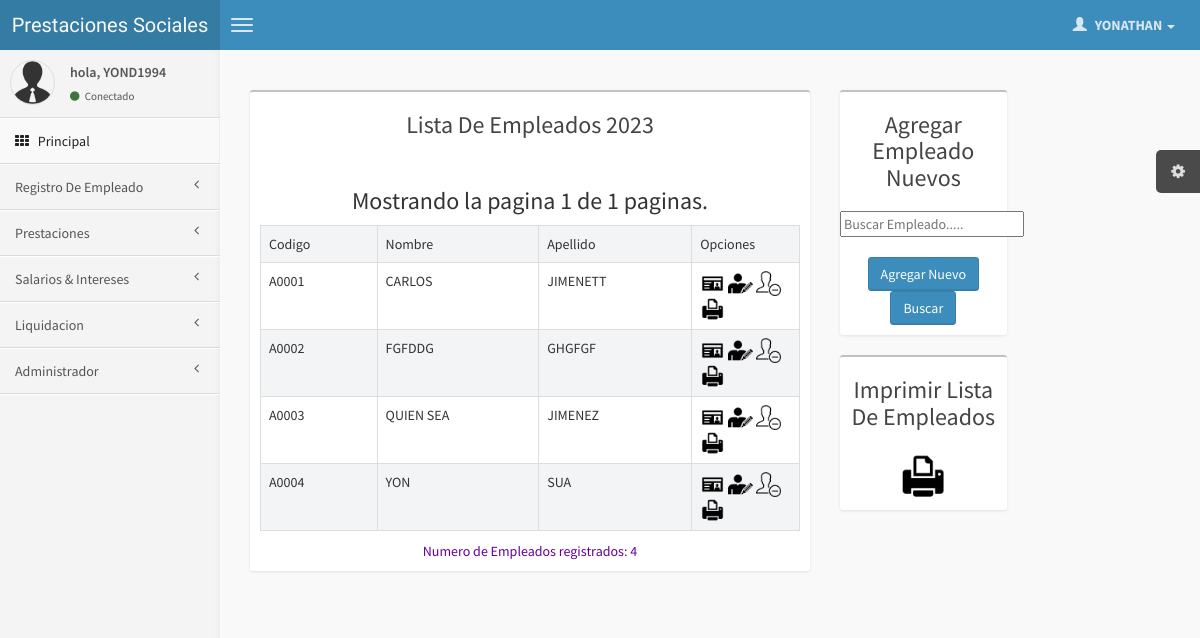
The app's page /paginas/empleadoslista.php (signed in) with its own data.
### tables this page shows
CREATE TABLE `administrador` (
  `id` int(11) NOT NULL auto_increment,
  `usuario` varchar(50) NOT NULL,
  `pass` varchar(100) NOT NULL,
  `nombre` varchar(30) NOT NULL,
  `apellido` varchar(30) NOT NULL,
  `pregunta` varchar(50) NOT NULL,
  `respuesta` varchar(50) NOT NULL,
  `correo` varchar(50) NOT NULL,
  `id_extreme` varchar(50) NOT NULL,
  `tipo` int(2) NOT NULL,
  `imagen` varchar(40) NOT NULL,
  PRIMARY KEY  (`id`)
);

CREATE TABLE `empleados` (
  `id_empleado` int(10) NOT NULL auto_increment,
  `cedula` int(20) NOT NULL,
  `nombre` varchar(50) NOT NULL,
  `apellido` varchar(50) NOT NULL,
  `correo` varchar(50) NOT NULL,
  `fechai` date NOT NULL,
  `cod` varchar(20) NOT NULL,
  `ultimal` date default NULL,
  `estado` varchar(3) NOT NULL,
  PRIMARY KEY  (`cedula`),
  UNIQUE KEY `id_empleado` (`id_empleado`),
  UNIQUE KEY `cod` (`cod`)
);

### sesion.class.php (called while the page is built, shortened)
<?php
class sesion {
  public function get($nombre) {
     if (isset ( $_SESSION [$nombre] )) {
        return $_SESSION [$nombre];
     } else {
         return false;
     }
  }
}
?>

### paginas/empleadoslista.php (the view, shortened to what this page needs)
<?php
include("cabecera.php");
  include_once("../config.php");
		$consulta = "select usuario,tipo,nombre,apellido,correo,imagen from administrador where usuario = '$usuario';";
		$result = $conexion->query($consulta);
		if($result->num_rows > 0)
		{
			$fila = $result->fetch_assoc();
			 $a=$fila["tipo"];
		}
?>
<div class="col-md-10">
      <?php
$con = new mysqli(DB_SERVER, DB_SERVER_USERNAME, DB_SERVER_PASSWORD, DB_DATABASE);
$consulta_noticias = "SELECT * FROM empleados";
$rs_noticias = $con -> query($consulta_noticias);
$num_total_registros = mysqli_num_rows($rs_noticias);
if ($num_total_registros > 0) {
	$TAMANO_PAGINA = 9;
        $pagina = false;
	if (!$pagina) {
		$inicio = 0;
		$pagina = 1;
	}
	else {
		$inicio = ($pagina - 1) * $TAMANO_PAGINA;
	}
	$total_paginas = ceil($num_total_registros / $TAMANO_PAGINA);
	$consulta = "SELECT cod, nombre, apellido FROM empleados ORDER BY cod ASC LIMIT ".$inicio."," . $TAMANO_PAGINA;
	$rs = $con -> query($consulta);
$aaaa= date('Y');
?>
  							 <section class="content">
  <div class="row">
  <div class="col-md-9">
  <div class="box">
                                <div class="box-header">
                                    <h3> <center>Lista De Empleados <a href="#" class="alert-link"><? echo $aaaa; ?></a></center></h3>
                                </div>
   <div class="box-body table-responsive">
<?php
echo '<center>';
echo '<h3><p>Mostrando la pagina '.$pagina.' de ' .$total_paginas.' paginas.</h3>'; ?>
</center>
<table id="example1" class="table  table-bordered table-striped">
  <tbody>
    <tr style="background:#6666666;">
      <td bgcolor="#CCCCCC" >Codigo</td>
      <td bgcolor="#CCCCCC">Nombre</td>
      <td bgcolor="#CCCCCC">Apellido</td>
	  <td width="20%" scope="col">Opciones</td>
    </tr>
<?php
 while ($row = mysqli_fetch_array($rs)) {
echo "<tr>".
      "<td>".$row["cod"]."</td>".
      "<td>".$row["nombre"]."</td>".
	   "<td>".$row["apellido"]."</td>".
      "<td><a  href=prestacion2.php?codigo=".$row["cod"]."><img src='../img/consul.png' width='25' alt='Edicion' title=' CONSULTAR ".$row["nombre"]."'></a>";
							if($a==1){
								echo "
	  <a  href=editar.php?codigo=".$row["cod"]."><img src='../img/editar.png' width='25' alt='Edicion' title='EDITAR LOS DATOS DE ".$row["nombre"]."'></a>
	  <a   href=editar.php?codigo=".$row["cod"]."><img src='../img/elimina.png'  width='25' alt='Edicion' title='ELIMINAR A   ".$row["nombre"]."'></a>
	  ";}
	  echo "
	  <a target='_blank'  href=../pdf/prestacionespdfbien.php?codigo=".$row["cod"]."><img src='../img/impresora.png'  width='25' alt='Edicion' title='Imprimir reporte de prestaciones de  ".$row["nombre"]."'></a>
	 </td>".
    "</tr>";
}
?>
 </tbody>
	</table>
<?php
	}
echo '<center>';
	echo '<a style="color: #660099"> Numero de Empleados registrados: '.$num_total_registros .'</a>';
echo "</center>";
?>
                            </div>
							</div>
							</div>
 <?php
 if($a==1){
								echo '
  <div class="col-md-3">
  <div class="box">
                                <div class="box-header">
								<div class="box-header">
                                    <h3> <center>Agregar Empleado <a href="#" class="alert-link">Nuevos</a></center></h3>
                                </div>
						<center>
							<form  name="fe" action="registro.php" method="post" id="ContactForm">
    <input title="ESCRIBA EL NOMBRE O CODIGO DEL EMPLEADO QUE QUIERE BUSCAR" name="txtbus" type=text   placeholder="Buscar Empleado.....">
    <br></br>
 <input title="AGREGAR UN NUEVO EMPLEADO" name="btn1"  class="btn btn-primary"type="submit" value="Agregar Nuevo">
    <input  class="btn btn-primary"title="Aqui Buscar el Empleado Por CODIGO,NOMBRE,APELLIDO,ETC" name="btn1" type="submit" value="Buscar">
  </form>
  </center>
								</div>
							</div>
							</div>	'; } ?>
  <div class="col-md-3">
  <div class="box">
                                <div class="box-header">
								<center>
								<div class="box-header">
								   <h3> <center>Imprimir Lista De Empleados</a></center></h3>
                                </div>
								 <a target='_blank'  href=../pdf/listaderegistros.php><img src='../img/impresora.png'  width='50' alt='Edicion' title='Imprimir lista de Registro De empleados'></a>
								</center>
								</div>
								</div>
								</div>
<?php
include("pie.php");
?>

### paginas/cabecera.php (shortened to what this page needs)
<?php
	require_once("../sesion.class.php");
	$sesion = new sesion();
	$usuario = $sesion->get("usuario_dq");
	if( $usuario == false )
	{
		header("Location: ../index.php");
	}
	else
	{
 include_once("../config.php");
		$consulta = "select usuario,tipo,nombre,apellido,correo,imagen from administrador where usuario = '$usuario';";
		$result = $conexion->query($consulta);
		if($result->num_rows > 0)
		{
			$fila = $result->fetch_assoc();
			 $a=$fila["tipo"];
		  $b=$fila["nombre"];
		}
	?>
<!DOCTYPE html>
<html>
    <head>
        <link href="../css/bootstrap.min.css" rel="stylesheet" type="text/css" />
        <link href="../css/font-awesome.min.css" rel="stylesheet" type="text/css" />
        <link href="../css/ionicons.min.css" rel="stylesheet" type="text/css" />
        <link href="../css/AdminLTE.css" rel="stylesheet" type="text/css" />
		 <link href="../../css/daterangepicker/daterangepicker-bs3.css" rel="stylesheet" type="text/css" />
        <link href="../../css/iCheck/all.css" rel="stylesheet" type="text/css" />
        <link href="../../css/colorpicker/bootstrap-colorpicker.min.css" rel="stylesheet"/>
        <link href="../../css/timepicker/bootstrap-timepicker.min.css" rel="stylesheet"/>
<link rel="stylesheet" type="text/css" href="../calendar/tcal.css" />
    </head>
    <body class="skin-blue">
        <header class="header">
            <a href="#" class="logo">
                Prestaciones Sociales
            </a>
            <nav class="navbar navbar-static-top" role="navigation">
                <a href="#" class="navbar-btn sidebar-toggle" data-toggle="offcanvas" role="button">
                    <span class="icon-bar"></span>
                    <span class="icon-bar"></span>
                    <span class="icon-bar"></span>
                </a>
                <div class="navbar-right">
                    <ul class="nav navbar-nav">
                        <li class="dropdown messages-menu">
                        <li class="dropdown tasks-menu">
                        <li class="dropdown user user-menu">
                            <a href="#" class="dropdown-toggle" data-toggle="dropdown">
                                <i class="glyphicon glyphicon-user"></i>
                                <span> <?php echo $b;  ?> <i class="caret"></i></span>
                            </a>
                        </li>
                    </ul>
                </div>
            </nav>
        </header>
        <div class="wrapper row-offcanvas row-offcanvas-left">
            <aside class="left-side sidebar-offcanvas">
                <section class="sidebar">
                    <div class="user-panel">
                        <div class="pull-left image">
                            <img src="../img/avatar3.png" class="img-circle" alt="User Image" />
                        </div>
                        <div class="pull-left info">
                            <p>hola, <?php echo $usuario;  ?></p>
                            <a href="#"><i class="fa fa-circle text-success"></i> Conectado</a>
                        </div>
                    </div>
                    <ul class="sidebar-menu">
                        <li class="active"><?php
							if($a==1){
								echo '
                            <a href="index.php" data-ajax="false">';
							}else {
							echo '
                            <a href="index2.php" data-ajax="false">';
							}  ?>
                                <i class="fa fa-th"></i> <span>Principal</span>
                            </a>
                        </li>
                        <li class="treeview">
						<?php
							if($a==1){
								echo '
                            <a href="index.php" data-ajax="false">';
							}else {
							echo '
                            <a href="index2.php" data-ajax="false">';
							}  ?>
                                <span>Registro De Empleado</span>
                               <i class="fa fa-angle-left pull-right"></i>
                            </a>
                        </li>
                        <li class="treeview">
                            <a href="#">
                                <span>Prestaciones</span>
                                <i class="fa fa-angle-left pull-right"></i>
                            </a>
                        </li>
                        <li class="treeview">
                            <a href="#">
                                 <span>Salarios & Intereses</span>
                                <i class="fa fa-angle-left pull-right"></i>
                            </a>
                        </li>
                       <li class="treeview">
                            <a href="categorias.php?cate=5" data-ajax="false">
                                <i class="fa fa-angle-left pull-right"></i> <span>Liquidacion </span>
                            </a>
                        </li>
                             <li class="treeview">
                            <a href="#">
                                 <i class="fa fa-angle-left pull-right"></i> <span>Administrador</span>
                            </a>
                        </li>
                    </ul>
                </section>
            </aside>
            <aside class="right-side">
			<?php
			}
			?>

### records on screen
administrador: nombre "YONATHAN"
empleados: cod "A0001", nombre "CARLOS", apellido "JIMENETT"
empleados: cod "A0002", nombre "FGFDDG", apellido "GHGFGF"
empleados: cod "A0003", nombre "QUIEN SEA", apellido "JIMENEZ"
empleados: cod "A0004", nombre "YON", apellido "SUA"

### other values on screen
$usuario "YOND1994"
$pagina "1"
$total_paginas "1"
$num_total_registros "4"
